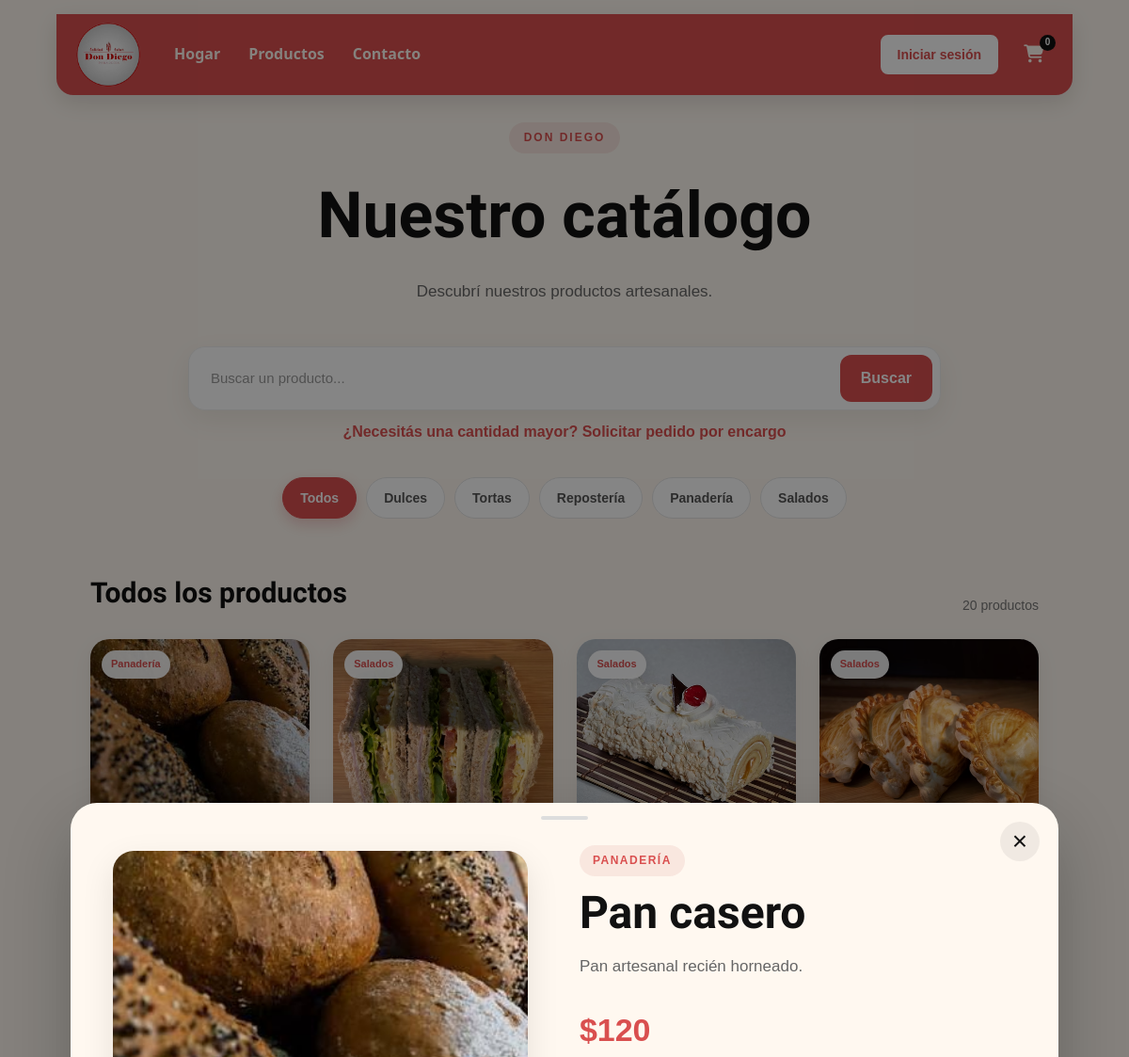
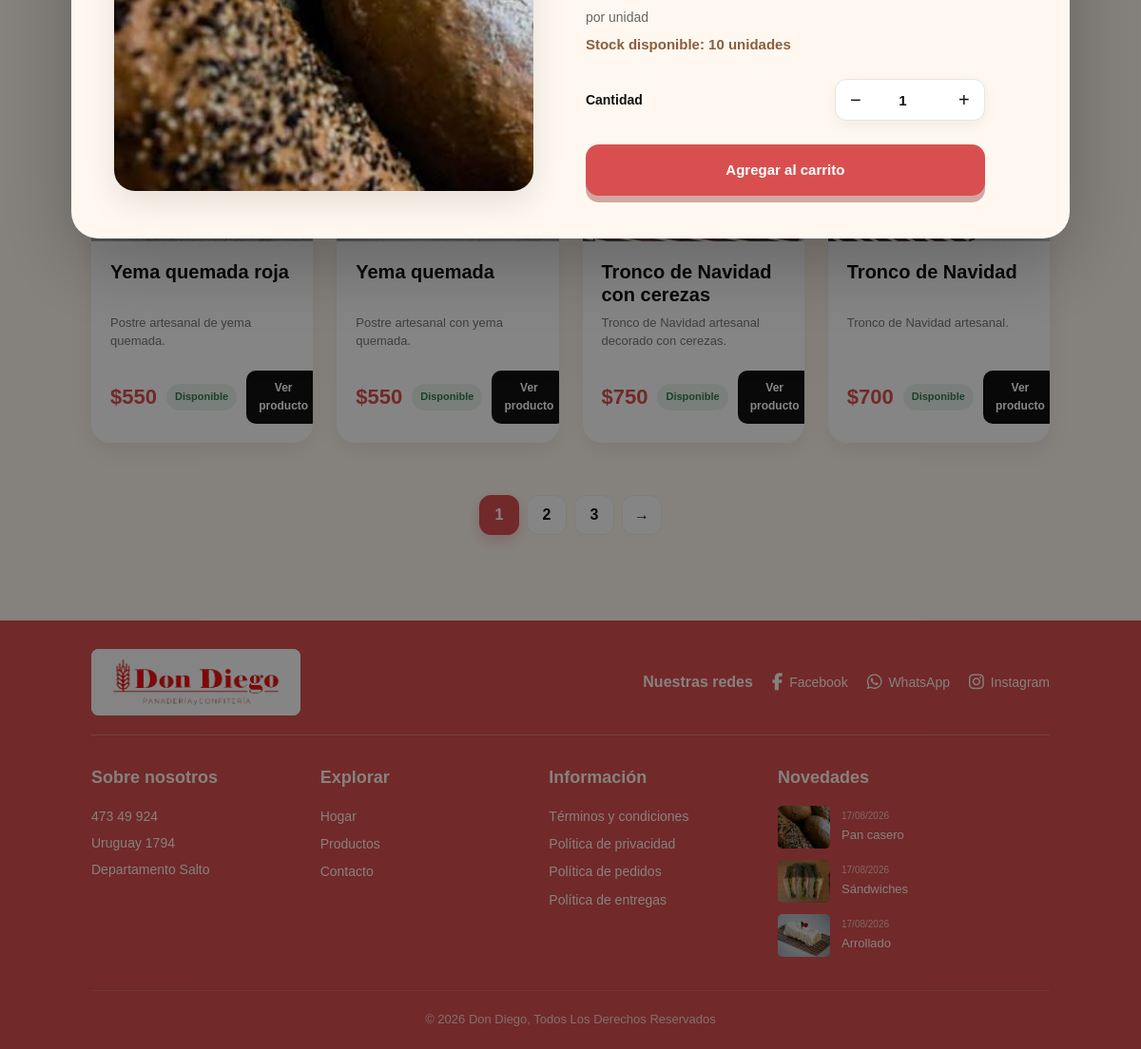
Page /productos?producto=22 on the committed database (2 pictures, top to bottom).
### tables this page shows
CREATE TABLE `productos` (
  `id` int(11) NOT NULL,
  `nombre` varchar(150) NOT NULL,
  `descripcion` text DEFAULT NULL,
  `precio` decimal(10,2) NOT NULL,
  `stock` int(11) NOT NULL DEFAULT 100,
  `unidad_venta` varchar(30) NOT NULL DEFAULT 'unidad',
  `presentaciones` text DEFAULT NULL,
  `stocks_modalidades` text DEFAULT NULL,
  `categoria_id` int(11) NOT NULL,
  `imagen` varchar(255) DEFAULT NULL,
  `activo` tinyint(1) NOT NULL DEFAULT 1,
  `created_at` timestamp NOT NULL DEFAULT current_timestamp(),
  `updated_at` timestamp NOT NULL DEFAULT current_timestamp() ON UPDATE current_timestamp()
);

CREATE TABLE `categorias` (
  `id` int(11) NOT NULL,
  `nombre` varchar(100) NOT NULL
);

### views/productos/index.php (the view, shortened to what the rows shown need)
<?php
require __DIR__ . '/../layouts/head.php';
?>
<body class="pagina-catalogo">
    <main class="catalogo-container">
        <section class="catalogo-header">
            <h1>
                Nuestro catálogo
            </h1>
        </section>
        <section class="catalogo-resultados">
            <div class="catalogo-resultados-header">
                <h2>
                    <?= htmlspecialchars(
                        nombreCategoria($categoriaSeleccionada)
                    ) ?>
                </h2>
            </div>
            <?php if (empty($productosPagina)): ?>
                <div class="catalogo-vacio">
                    <div class="catalogo-vacio-icono">
                        🔎
                    </div>
                    <h2>
                        No encontramos productos
                    </h2>
                    <p>
                        Probá buscando otro producto o categoría.
                    </p>
                    <a
                        href="<?= url('/productos') ?>">
                        Ver todos los productos
                    </a>
                </div>
            <?php else: ?>
                <div class="productos-grid">
                    <?php foreach ($productosPagina as $producto): ?>
                        <?php
                        if (!empty($producto['imagen'])) {
                            $imagenProducto = url(
                                '/public/img/' . $producto['imagen']
                            );
                        } else {
                            $imagenProducto = url('/public/img/logo.avif');
                        }
                        ?>
                        <article class="producto-card">
                            <div class="producto-imagen">
                                <img
                                    src="<?= htmlspecialchars($imagenProducto) ?>"
                                    alt="<?= htmlspecialchars($producto['nombre']) ?>">
                                <span class="producto-categoria">
                                    <?= htmlspecialchars(
                                        $producto['categoria']
                                    ) ?>
                                </span>
                            </div>
                            <div class="producto-info">
                                <h3>
                                    <?= htmlspecialchars(
                                        $producto['nombre']
                                    ) ?>
                                </h3>
                                <p>
                                    <?= htmlspecialchars(
                                        $producto['descripcion']
                                    ) ?>
                                </p>
                                <div class="producto-footer">
                                    <strong>
                                        $<?= number_format(
                                                $producto['precio'],
                                                0,
                                                ',',
                                                '.'
                                            ) ?>
                                    </strong>
                                    <span>
                                        <?= Producto::tieneStock($producto) ? 'Disponible' : 'Agotado' ?>
                                    </span>
                                    <button
                                        type="button"
                                        class="producto-boton"
                                        onclick="abrirProducto(this)"
                                        data-id="<?= (int) $producto['id'] ?>"
                                        data-nombre="<?= htmlspecialchars(
                                                            $producto['nombre'],
                                                            ENT_QUOTES
                                                        ) ?>"
                                        data-descripcion="<?= htmlspecialchars(
                                                                $producto['descripcion'],
                                                                ENT_QUOTES
                                                            ) ?>"
                                        data-precio="<?= (float) $producto['precio'] ?>"
                                        data-stock="<?= Producto::stockCompatibilidad(Producto::obtenerStocks($producto)) ?>"
                                        data-unidad-venta="<?= htmlspecialchars(
                                                                $producto['unidad_venta'] ?? 'unidad',
                                                                ENT_QUOTES
                                                            ) ?>"
                                        data-presentaciones="<?= htmlspecialchars(
                                                                json_encode(Producto::obtenerPresentaciones($producto), JSON_UNESCAPED_UNICODE | JSON_UNESCAPED_SLASHES),
                                                                ENT_QUOTES,
                                                                'UTF-8'
                                                            ) ?>"
                                        data-stocks="<?= htmlspecialchars(
                                                        json_encode(Producto::obtenerStocks($producto), JSON_UNESCAPED_UNICODE | JSON_UNESCAPED_SLASHES),
                                                        ENT_QUOTES,
                                                        'UTF-8'
                                                    ) ?>"
                                        data-categoria="<?= htmlspecialchars(
                                                            $producto['categoria'],
                                                            ENT_QUOTES
                                                        ) ?>"
                                        data-imagen="<?= htmlspecialchars(
                                                            $imagenProducto,
                                                            ENT_QUOTES
                                                        ) ?>">
                                        <?= Producto::tieneStock($producto) ? 'Ver producto' : 'Agotado' ?>
                                    </button>
                                </div>
                            </div>
                        </article>
                    <?php endforeach; ?>
                </div>
            <?php endif; ?>
        </section>
    </main>
    <div
        class="producto-overlay"
        id="productoOverlay"
        aria-hidden="true">
        <section
            class="producto-panel"
            id="productoPanel"
            aria-labelledby="detalleNombre">
            <div class="producto-panel-contenido">
                <div class="producto-panel-info">
                    <h2 id="detalleNombre">
                    </h2>
                </div>
            </div>
        </section>
    </div>
    <?php require __DIR__ . '/../layouts/footer.php'; ?>
</body>
</html>

### views/layouts/footer.php (shortened to what the rows shown need)
<?php
$novedades = [];
try {
    $footerDb = new mysqli(
        'localhost',
        'root',
        '',
        'don_diego'
    );
    $footerDb->set_charset('utf8mb4');
    require_once __DIR__ . '/../../models/Producto.php';
    $productoModel = new Producto($footerDb);
    $novedades = $productoModel->obtenerNovedades(3);
} catch (Throwable $e) {
    error_log(
        'Error en novedades del footer: '
        . $e->getMessage()
    );
    $novedades = [];
}
?>
<footer class="footer">
    <div class="footer-content">
        <div class="footer-column">
            <?php if (count($novedades) > 0): ?>
                <div class="footer-news">
                    <?php foreach ($novedades as $producto): ?>
                        <article class="news-item">
                            <?php if (!empty($producto['imagen'])): ?>
                                <img
                                    src="<?= url('/public/img/' . htmlspecialchars(
                                        $producto['imagen'],
                                        ENT_QUOTES,
                                        'UTF-8'
                                    )) ?>"
                                    alt="<?= htmlspecialchars(
                                        $producto['nombre'],
                                        ENT_QUOTES,
                                        'UTF-8'
                                    ) ?>"
                                >
                            <?php endif; ?>
                            <div>
                                <small>
                                    <?php
                                    if (
                                        !empty($producto['created_at'])
                                        &&
                                        strtotime($producto['created_at']) !== false
                                    ) {
                                        echo date(
                                            'd/m/Y',
                                            strtotime(
                                                $producto['created_at']
                                            )
                                        );
                                    } else {
                                        echo 'Nuevo';
                                    }
                                    ?>
                                </small>
                                <p>
                                    <?= htmlspecialchars(
                                        $producto['nombre'],
                                        ENT_QUOTES,
                                        'UTF-8'
                                    ) ?>
                                </p>
                            </div>
                        </article>
                    <?php endforeach; ?>
                </div>
            <?php else: ?>
                <p class="footer-sin-novedades">
                    No hay novedades por el momento.
                </p>
            <?php endif; ?>
        </div>
    </div>
</footer>

### rows in the picture
productos: imagen (picture), categoria.nombre "Panadería", created_at "17/08/2026", nombre "Pan casero"
productos: imagen (picture), categoria.nombre "Salados", created_at "17/08/2026", nombre "Sándwiches"
productos: imagen (picture), categoria.nombre "Salados", created_at "17/08/2026", nombre "Arrollado"
productos: imagen (picture), categoria.nombre "Salados"
productos: nombre "Yema quemada roja", descripcion "Postre artesanal de yema quemada.", precio "550", shows "Disponible", shows "Ver producto"
productos: nombre "Yema quemada", descripcion "Postre artesanal con yema quemada.", precio "550", shows "Disponible", shows "Ver producto"
productos: nombre "Tronco de Navidad con cerezas", descripcion "Tronco de Navidad artesanal decorado con cerezas.", precio "750", shows "Disponible", shows "Ver producto"
productos: nombre "Tronco de Navidad", descripcion "Tronco de Navidad artesanal.", precio "700", shows "Disponible", shows "Ver producto"

### other values in the picture
$cantidadCarrito "0"
nombreCategoria($categoriaSeleccionada) "Todos los productos"
$totalProductos "20"
